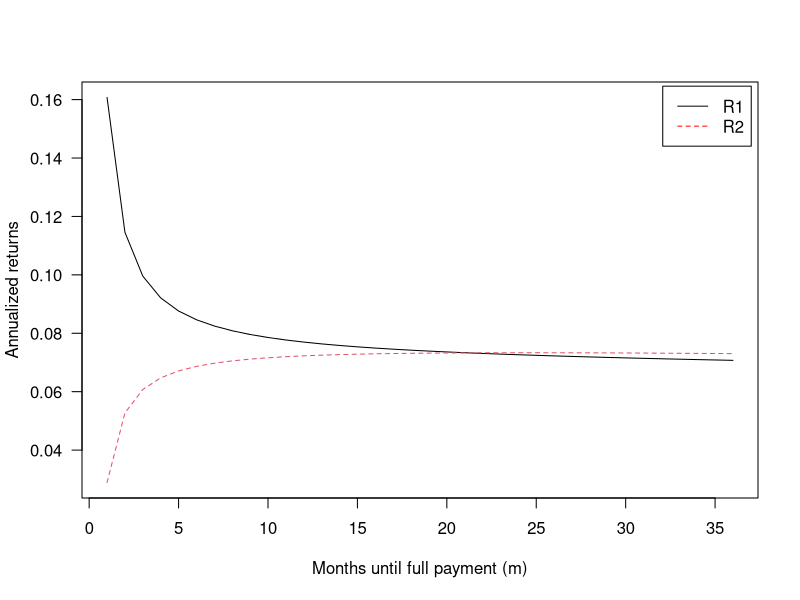
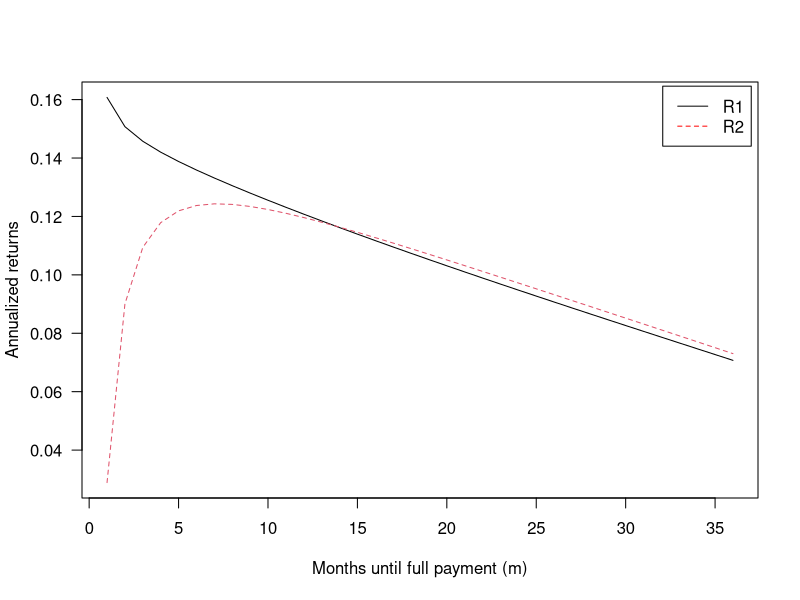

Recreate these plots in R, in order.
## ---- chunk 1
A = function(P0, r, m) {
  # P0 -- initial principal
  # r  -- interest rate (monthly)
  # m  -- number of payment periods
  P0 * r * (1 + r)^m / ((1 + r)^m - 1)
}

P_i = Vectorize(
  # Compute outstanding principal after i payments
  function(A, P0, r, i) {
    if (i==0) return(P0)
    (1 + r)^i * P0 - A * sum((1 + r)^(0:(i-1)))
  },
  vectorize.args = 'i')

R1 = Vectorize(
  function(s, P0, r, m) {
    # s -- service fee rate (monthly, on remaining principal)
    # P0, r, m -- args to A()
    A_ = A(P0, r, m)
    R = (sum(A_ - s * P_i(A_, P0, r, 1:m)) - P0) / P0
    # annualize
    (1 + R)^(12/m) - 1
  },
  vectorize.args = 'm')

R2 = Vectorize(
  function(s, P0, r, m) {
    # s  -- service fee rate (monthly, on payments)
    # P0, r, m -- args to A()
    R = (m * (1 - s) * A(P0, r, m) - P0) / P0
    # annualize
    (1 + R)^(12/m) - 1
  },
  vectorize.args = 'm')
## ---- chunk 2
# Returns for institutional (whole loan) investors
r_inst = R1(s=.013/12, P0=1000, r=.15/12, m=1:36)

# Returns for retail (Note) investors
r_ret  = R2(s=.01, P0=1000, r=.15/12, m=1:36)

matplot(1:36, cbind(r_inst, r_ret), las=1, type='l',
        xlab='Months until full payment (m)',
        ylab='Annualized returns')
legend('topright', c('R1','R2'), lty=c(1,2), col=c('black','red'),
       inset=.01)
## ---- chunk 3
P_i = Vectorize(
  # Compute outstanding principal after i payments
  function(A_seq, P0, r, i) {
    # A_seq -- sequence of payments (length m)
    if (i==0) return(P0)
    (1 + r)^i * P0 - sum(A_seq[1:i] * (1 + r)^(0:(i-1)))
  },
  vectorize.args = 'i')

gen_A_seq = function(P0, r, m, Term=36) {
  # Sequence of m - 1 installments, plus final payment (1+r)*P_{m-1}
  Inst = A(P0, r, Term)
  A_seq = rep(Inst, m - 1)
  c(A_seq, (1 + r) * P_i(A_seq, P0, r, m - 1))
}

R1 = Vectorize(
  function(s, P0, r, m) {
    # s -- service fee rate (monthly, on remaining principal)
    # P0, r, m -- args to A()
    A_seq = gen_A_seq(P0, r, m)
    R = (sum(A_seq) - s * sum(P_i(A_seq, P0, r, 1:m)) - P0) / P0
    # annualize
    (1 + R)^(12/m) - 1
  },
  vectorize.args = 'm')

R2 = Vectorize(
  function(s, P0, r, m=36) {
    # s  -- service fee rate (monthly, on payments)
    # P0, r, m -- args to A()
    A_seq = gen_A_seq(P0, r, m)
    R = ((1 - s) * sum(A_seq) - P0) / P0
    # annualize
    (1 + R)^(12/m) - 1
  },
  vectorize.args = 'm')

# Returns for institutional (whole loan) investors
r_inst = R1(s=.013/12, P0=1000, r=.15/12, m=1:36)

# Returns for retail (Note) investors
r_ret  = R2(s=.01, P0=1000, r=.15/12, m=1:36)

matplot(1:36, cbind(r_inst, r_ret), las=1, type='l',
        xlab='Months until full payment (m)',
        ylab='Annualized returns')
legend('topright', c('R1','R2'), lty=c(1,2), col=c('black','red'),
       inset=.01)
